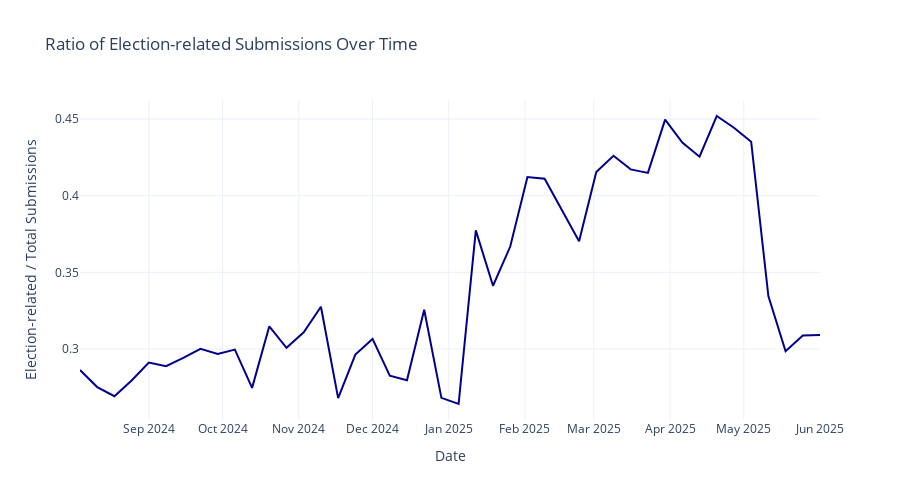
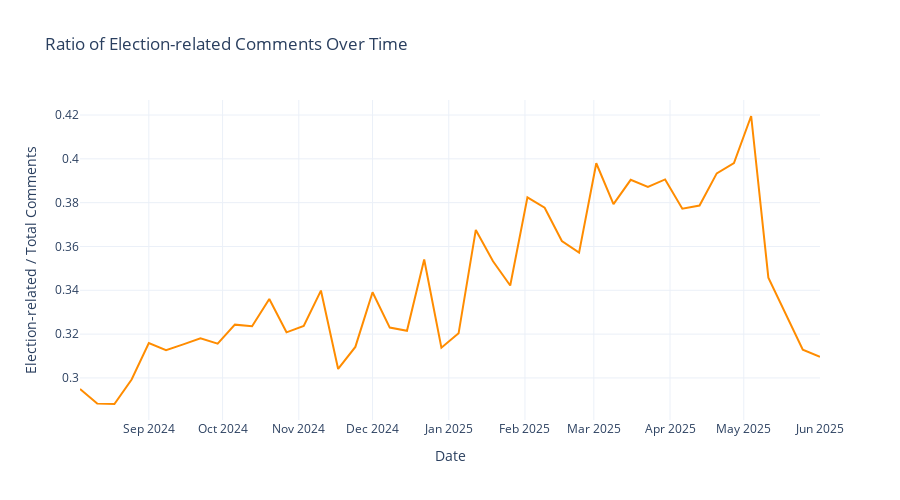

Notebook code cell kept with these figures, in order:
### Markdown cell above
## Election-Related Content - Ratio Over Time

### Code cell
submissions_daily = (
    submissions_df.groupby(pd.Grouper(key='created_utc', freq='W'))
    .size()
    .rename('total_submissions')
)

election_submissions_daily = (
    election_submissions.groupby(pd.Grouper(key='created_utc', freq='W'))
    .size()
    .rename('election_submissions')
)

comments_daily = (
    comments_df.groupby(pd.Grouper(key='created_utc', freq='W'))
    .size()
    .rename('total_comments')
)

election_comments_daily = (
    election_comments.groupby(pd.Grouper(key='created_utc', freq='W'))
    .size()
    .rename('election_comments')
)

submissions_trend = pd.concat([submissions_daily, election_submissions_daily], axis=1).fillna(0)
comments_trend = pd.concat([comments_daily, election_comments_daily], axis=1).fillna(0)

submissions_trend['ratio'] = submissions_trend['election_submissions'] / submissions_trend['total_submissions']
comments_trend['ratio'] = comments_trend['election_comments'] / comments_trend['total_comments']

fig = go.Figure()
fig.add_trace(go.Scatter(
    x=submissions_trend.index,
    y=submissions_trend['ratio'],
    mode='lines',
    name='Weekly ratio',
    line=dict(color='darkblue'),
    opacity=1
))

fig.update_layout(
    title='Ratio of Election-related Submissions Over Time',
    xaxis_title='Date',
    yaxis_title='Election-related / Total Submissions',
    hovermode='x unified',
    template='plotly_white',
    height=500
)
fig.show()

fig = go.Figure()
fig.add_trace(go.Scatter(
    x=comments_trend.index,
    y=comments_trend['ratio'],
    mode='lines',
    name='Weekly ratio',
    line=dict(color='darkorange'),
    opacity=1
))

fig.update_layout(
    title='Ratio of Election-related Comments Over Time',
    xaxis_title='Date',
    yaxis_title='Election-related / Total Comments',
    hovermode='x unified',
    template='plotly_white',
    height=500
)
fig.show()
